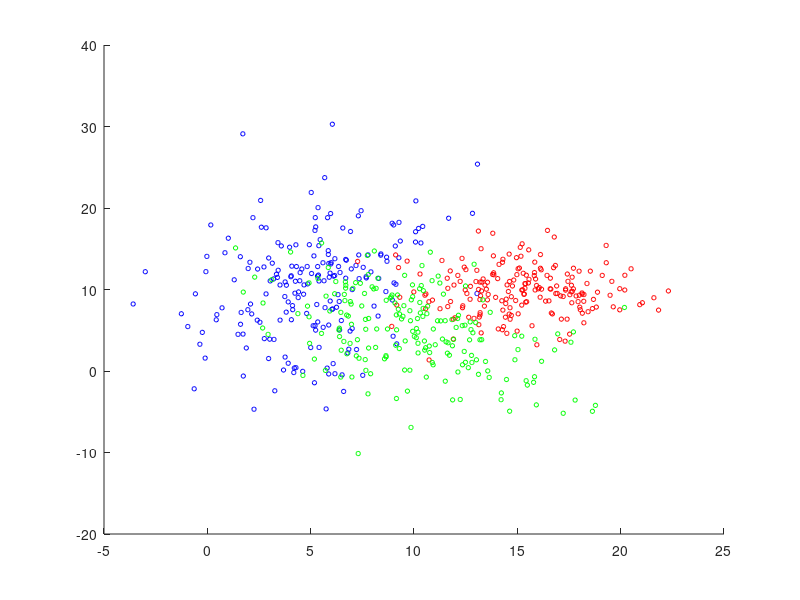

Write the MATLAB code that produced this figure. (Note: this script raises an error after producing the figure.)
clear all;
close all;

MU1 = [5 10];
SIGMA1 = [8 4; 4 40];
MU2 = [15 10];
SIGMA2 = [8 0; 0 8];
MU3 = [10 5];
SIGMA3 = [10 -5; -5 20];
X1 = mvnrnd(MU1,SIGMA1,200);
X2 = mvnrnd(MU2,SIGMA2,200);
X3 = mvnrnd(MU3, SIGMA3, 200);

SIGMA1 = cov(X1);
SIGMA2 = cov(X2);
SIGMA3 = cov(X3);

range1 = [-5:0.1:20]
range2 = [-5:0.1:20]

figure;
hold on;

scatter(X1(:,1), X1(:,2), 10, 'b');
scatter(X2(:,1), X2(:,2), 10, 'r');
scatter(X3(:,1), X3(:,2), 10, 'g');

[c_vectors, c_values] = eigs(SIGMA1);
[d_vectors, d_values] = eigs(SIGMA2);
[e_vectors, e_values] = eigs(SIGMA3);

c_theta = atan2(c_vectors(2,1), c_vectors(1,1));
plot_ellipse(MU1(1), MU1(2), c_theta, sqrt(c_values(1,1)), sqrt(c_values(2,2)));

d_theta = atan2(d_vectors(2,1), d_vectors(1,1));
plot_ellipse(MU2(1), MU2(2), d_theta, sqrt(d_values(1,1)),sqrt(d_values(2,2)));

e_theta = atan2(e_vectors(2,1), e_vectors(1,1));
plot_ellipse(MU3(1), MU3(2), e_theta, sqrt(e_values(1,1)),sqrt(e_values(2,2)));

micd_1 = MICD([MU1; MU2; MU3], range1, range2, cat(3, SIGMA1, SIGMA2, SIGMA3));
contour(range1, range2, micd_1', 2, '--r');
hold on;

case2_classes = {X1, X2, X3};
confusion = zeros(size(case2_classes, 2));

for i=1:size(case2_classes, 2)
    current_class = cell2mat(case2_classes(i));
    for j=1:size(current_class, 1)

       predicted = MICD([MU1; MU2; MU3], current_class(j,1), current_class(j,2), cat(3, SIGMA1, SIGMA2, SIGMA3));
   
       confusion(i,predicted) = confusion(i,predicted) + 1;
    end
end 

confusion

error = (sum(confusion(:)) - trace(confusion)) / sum(confusion(:))
